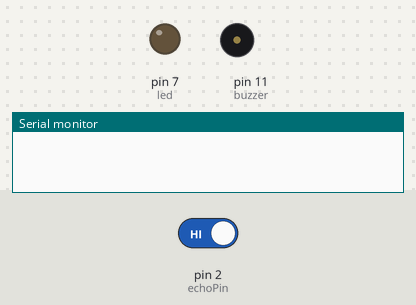
Simulated run of this sketch. Board: Arduino Uno, built with avr-gcc and run on an emulated ATmega328P. Parts: output pins drawn as LEDs (lit = HIGH), buzzer (waves = sounding), the last lines printed to the serial monitor. The test bench sets the inputs (shaded band); at power-on: pin 2 (echoPin) HIGH. Pins used as bus, display or sensor lines are not drawn.

Above: at 0.1 s.
At 1.1 s:
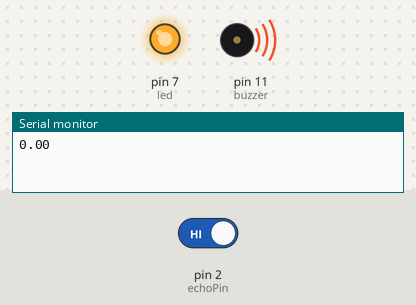
Timing chart, 0 to 2.6 s (numbered marks = the images above):
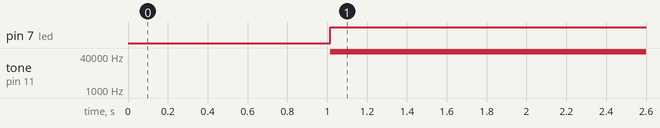

Measured:
- by itself, pin 7 (led): LOW → HIGH at 1.0 s
- by itself, tone on pin 11 (buzzer): silent → 65000 Hz at 1.0 s

The sketch:

UR_sensor.ino
```cpp
int echoPin =2;    // other method of defining or declaring...#define echoPin 2
int trigPin =5;
int led = 7;
int buzzer =11;


float distance;
long duration;

void setup()
{
Serial.begin(9600);
pinMode(trigPin, OUTPUT);
pinMode(echoPin, INPUT);
pinMode(led, OUTPUT);
pinMode(buzzer, OUTPUT);
}

void loop()
{
 digitalWrite(trigPin, LOW);
 delayMicroseconds(3);
 digitalWrite(echoPin, HIGH);
 delayMicroseconds(15);

 duration= pulseIn(echoPin, HIGH);
 distance= 0.0341*duration/2;
 Serial.println(distance);      //ln is used to print thr o/p in new lines..one below the other
 delay(15);

 if(distance<=100)
 {
  digitalWrite(buzzer, HIGH);
  tone(buzzer, 45000);
  digitalWrite(led, HIGH);

  if(distance<30)
  {
    tone(buzzer, 65000);
  }

  delayMicroseconds(10);
 }

 else
 {
  digitalWrite(buzzer, LOW);
  digitalWrite(led, LOW);
  tone(buzzer, 0);
 }

}
```
